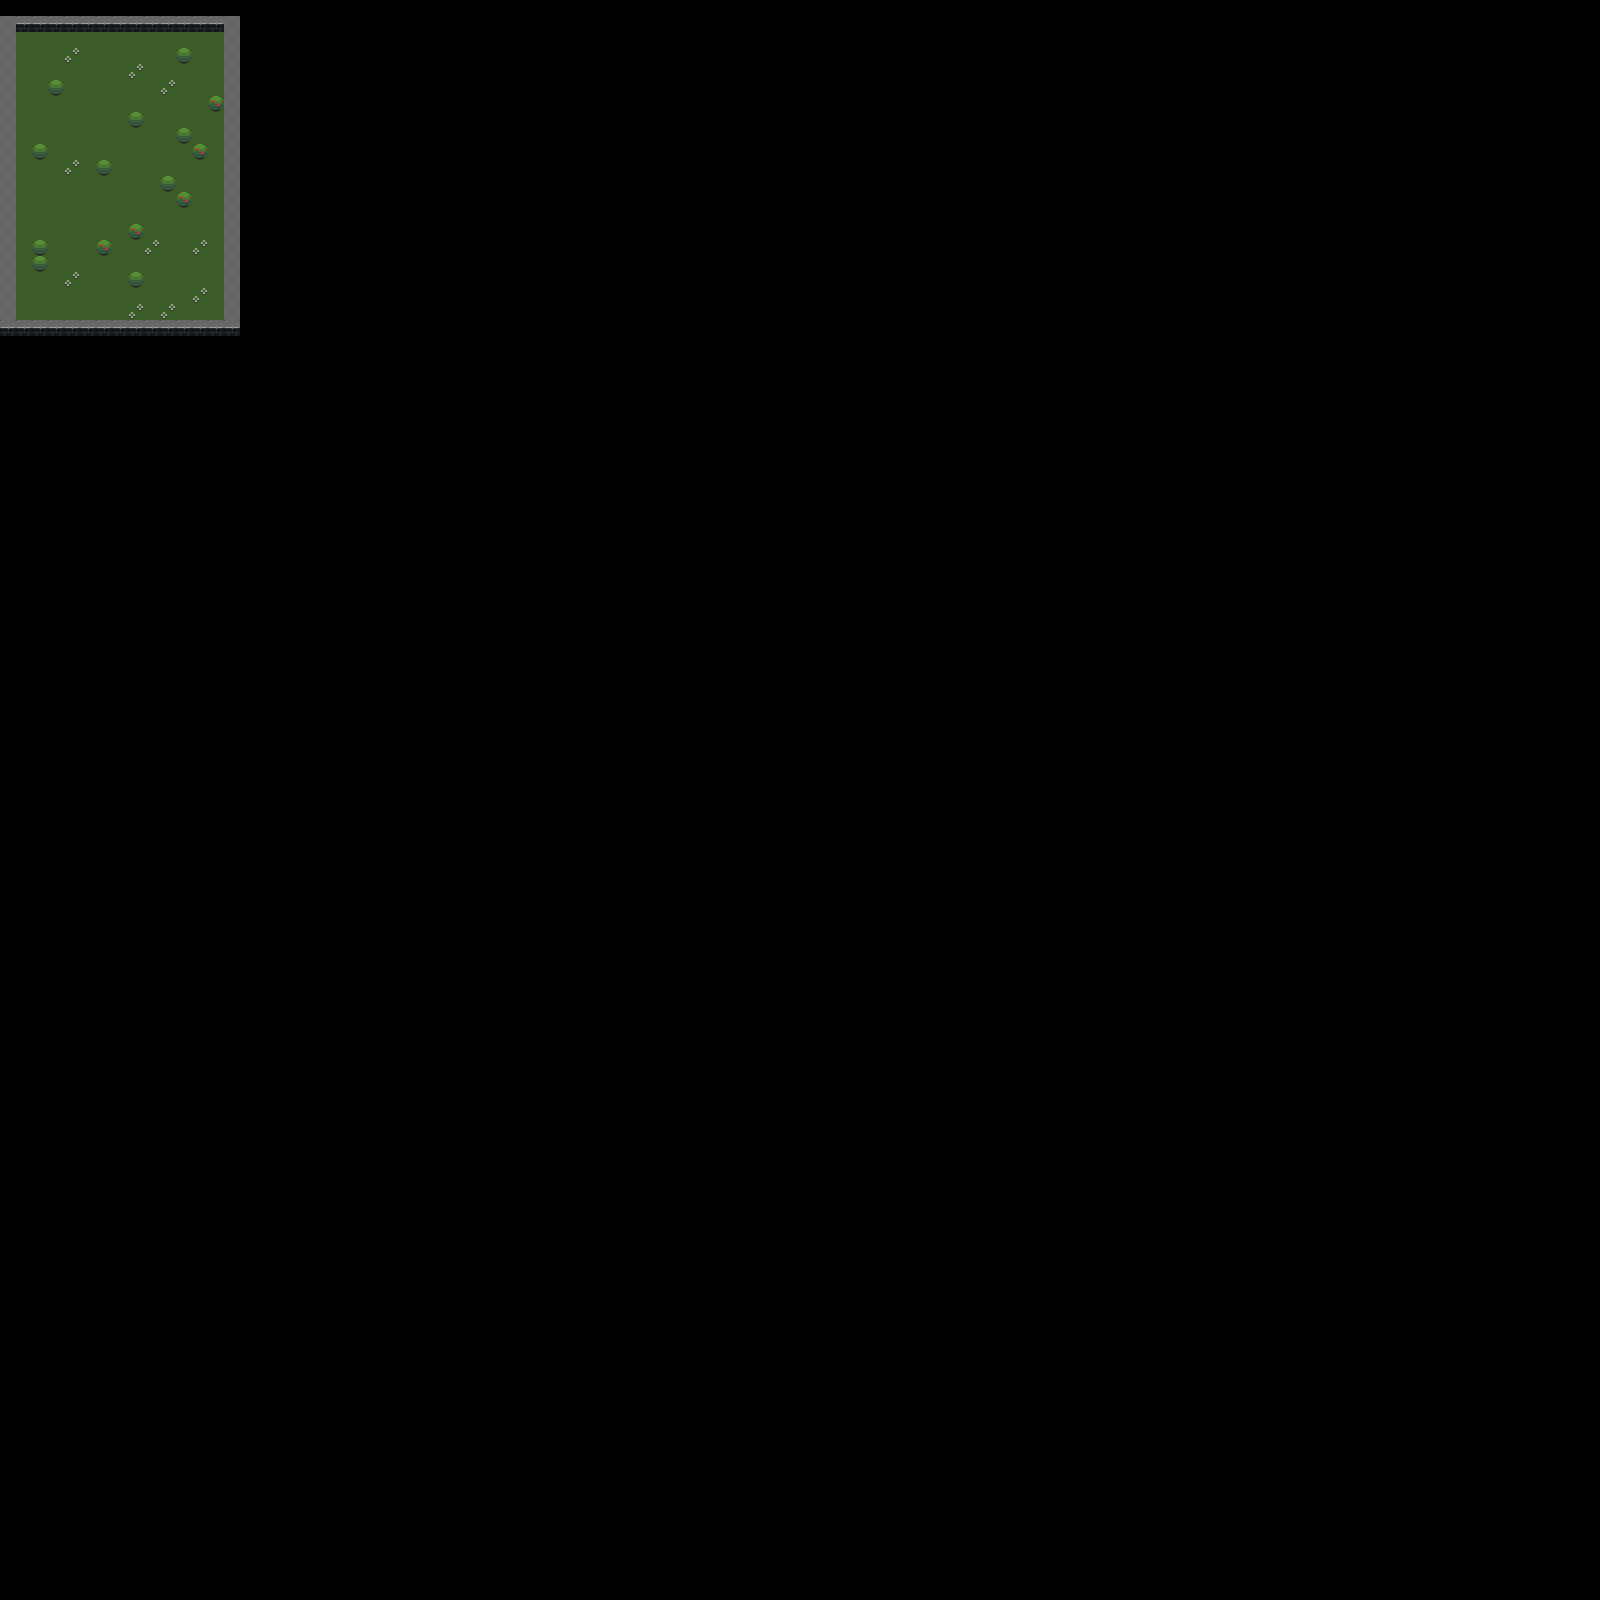

Below is a game level as drawn by its tile map, then a one-line description and the .tmx that defines it (tile-layer data replaced by summaries):
An orthogonal 100x100 tile map with 16x16 px tiles, 2 tile layers (Background, Foreground), 4 tilesets and 82 objects (MobZone).

<map version="1.0" orientation="orthogonal" renderorder="right-down" width="100" height="100" tilewidth="16" tileheight="16" backgroundcolor="#000000" nextobjectid="87">
 <tileset firstgid="1" name="tiny_dungeon_world" tilewidth="16" tileheight="16" tilecount="304" columns="16">
  <image source="../img/tiny_dungeon_world.png" trans="ffffff" width="256" height="304" />
 </tileset>
 <tileset firstgid="305" name="tiny_dungeon_monsters" tilewidth="16" tileheight="16" tilecount="512" columns="16">
  <image source="../img/tiny_dungeon_monsters.png" trans="ffffff" width="256" height="512" />
 </tileset>
 <tileset firstgid="817" name="tiny_dungeon_fx" tilewidth="16" tileheight="16" tilecount="128" columns="16">
  <image source="../img/tiny_dungeon_fx.png" trans="ffffff" width="256" height="128" />
 </tileset>
 <tileset firstgid="945" name="tiny_dungeon_items" tilewidth="16" tileheight="16" tilecount="96" columns="16">
  <image source="../img/tiny_dungeon_items.png" trans="ffffff" width="256" height="96" />
 </tileset>
 <objectgroup name="collision">
  <object id="1" gid="218" x="0" y="336" width="16" height="16" />
  <object id="2" gid="218" x="16" y="336" width="16" height="16" />
  <object id="3" gid="218" x="32" y="336" width="16" height="16" />
  <object id="4" gid="218" x="48" y="336" width="16" height="16" />
  <object id="5" gid="218" x="64" y="336" width="16" height="16" />
  <object id="6" gid="218" x="80" y="336" width="16" height="16" />
  <object id="7" gid="218" x="96" y="336" width="16" height="16" />
  <object id="8" gid="218" x="112" y="336" width="16" height="16" />
  <object id="9" gid="218" x="128" y="336" width="16" height="16" />
  <object id="10" gid="218" x="144" y="336" width="16" height="16" />
  <object id="11" gid="218" x="160" y="336" width="16" height="16" />
  <object id="12" gid="218" x="176" y="336" width="16" height="16" />
  <object id="13" gid="218" x="192" y="336" width="16" height="16" />
  <object id="14" gid="218" x="208" y="336" width="16" height="16" />
  <object id="15" gid="218" x="224" y="336" width="16" height="16" />
  <object id="16" gid="218" x="224" y="32" width="16" height="16" />
  <object id="17" gid="218" x="208" y="32" width="16" height="16" />
  <object id="18" gid="218" x="192" y="32" width="16" height="16" />
  <object id="19" gid="218" x="176" y="32" width="16" height="16" />
  <object id="20" gid="218" x="160" y="32" width="16" height="16" />
  <object id="21" gid="218" x="144" y="32" width="16" height="16" />
  <object id="22" gid="218" x="128" y="32" width="16" height="16" />
  <object id="23" gid="218" x="112" y="32" width="16" height="16" />
  <object id="24" gid="218" x="96" y="32" width="16" height="16" />
  <object id="25" gid="218" x="80" y="32" width="16" height="16" />
  <object id="26" gid="218" x="64" y="32" width="16" height="16" />
  <object id="27" gid="218" x="48" y="32" width="16" height="16" />
  <object id="28" gid="218" x="32" y="32" width="16" height="16" />
  <object id="29" gid="218" x="16" y="32" width="16" height="16" />
  <object id="30" gid="218" x="0" y="32" width="16" height="16" />
  <object id="31" gid="218" x="224" y="256" width="16" height="16" />
  <object id="32" gid="218" x="176" y="208" width="16" height="16" />
  <object id="33" gid="218" x="128" y="240" width="16" height="16" />
  <object id="34" gid="218" x="128" y="288" width="16" height="16" />
  <object id="35" gid="218" x="96" y="256" width="16" height="16" />
  <object id="36" gid="218" x="32" y="272" width="16" height="16" />
  <object id="37" gid="218" x="32" y="256" width="16" height="16" />
  <object id="38" gid="218" x="32" y="160" width="16" height="16" />
  <object id="39" gid="218" x="48" y="96" width="16" height="16" />
  <object id="40" gid="218" x="96" y="176" width="16" height="16" />
  <object id="41" gid="218" x="160" y="192" width="16" height="16" />
  <object id="43" gid="218" x="128" y="128" width="16" height="16" />
  <object id="44" gid="218" x="176" y="144" width="16" height="16" />
  <object id="45" gid="218" x="208" y="112" width="16" height="16" />
  <object id="46" gid="218" x="176" y="64" width="16" height="16" />
  <object id="48" gid="218" x="192" y="160" width="16" height="16" />
  <object id="52" gid="218" x="224" y="48" width="16" height="16" />
  <object id="53" gid="218" x="224" y="64" width="16" height="16" />
  <object id="54" gid="218" x="224" y="96" width="16" height="16" />
  <object id="55" gid="218" x="224" y="80" width="16" height="16" />
  <object id="56" gid="218" x="224" y="112" width="16" height="16" />
  <object id="57" gid="218" x="224" y="128" width="16" height="16" />
  <object id="58" gid="218" x="224" y="144" width="16" height="16" />
  <object id="59" gid="218" x="224" y="176" width="16" height="16" />
  <object id="60" gid="218" x="224" y="160" width="16" height="16" />
  <object id="61" gid="218" x="224" y="192" width="16" height="16" />
  <object id="62" gid="218" x="224" y="208" width="16" height="16" />
  <object id="63" gid="218" x="224" y="224" width="16" height="16" />
  <object id="64" gid="218" x="224" y="240" width="16" height="16" />
  <object id="65" gid="218" x="224" y="272" width="16" height="16" />
  <object id="66" gid="218" x="224" y="288" width="16" height="16" />
  <object id="67" gid="218" x="224" y="304" width="16" height="16" />
  <object id="68" gid="218" x="224" y="320" width="16" height="16" />
  <object id="69" gid="218" x="0" y="48" width="16" height="16" />
  <object id="70" gid="218" x="0" y="64" width="16" height="16" />
  <object id="71" gid="218" x="0" y="80" width="16" height="16" />
  <object id="72" gid="218" x="0" y="112" width="16" height="16" />
  <object id="73" gid="218" x="0" y="128" width="16" height="16" />
  <object id="74" gid="218" x="0" y="144" width="16" height="16" />
  <object id="75" gid="218" x="0" y="96" width="16" height="16" />
  <object id="76" gid="218" x="0" y="160" width="16" height="16" />
  <object id="77" gid="218" x="0" y="176" width="16" height="16" />
  <object id="78" gid="218" x="0" y="192" width="16" height="16" />
  <object id="79" gid="218" x="0" y="208" width="16" height="16" />
  <object id="80" gid="218" x="0" y="224" width="16" height="16" />
  <object id="81" gid="218" x="0" y="240" width="16" height="16" />
  <object id="82" gid="218" x="0" y="256" width="16" height="16" />
  <object id="83" gid="218" x="0" y="272" width="16" height="16" />
  <object id="84" gid="218" x="0" y="288" width="16" height="16" />
  <object id="85" gid="218" x="0" y="304" width="16" height="16" />
  <object id="86" gid="218" x="0" y="320" width="16" height="16" />
 </objectgroup>
 <layer name="Background" width="100" height="100">
  <data>[10000 cells, 300 non-empty, 2 distinct tile ids]</data>
 </layer>
 <objectgroup name="Objects" />
 <objectgroup name="zones">
  <object id="50" name="MobZone" x="32" y="192" width="192" height="112">
   <properties>
    <property name="level" value="1" />
    <property name="mob" value="Spider" />
    <property name="mobcount" value="5" />
   </properties>
  </object>
 </objectgroup>
 <layer name="Foreground" width="100" height="100">
  <data>[10000 cells, 81 non-empty, 4 distinct tile ids]</data>
 </layer>
</map>
